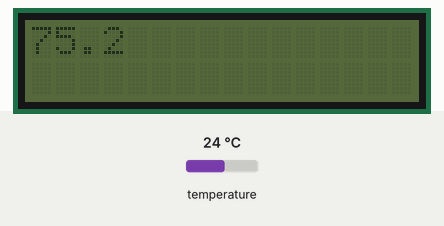
Recording of a sketch running on a simulated Arduino Uno, built with avr-gcc and run on an emulated ATmega328P. Shown: 16×2 character LCD. The inputs (shaded band) are chosen by the test bench; at power-on: temperature 24 °C.

Above: at 1.2 s.
1.3 s: temperature set to 12 °C
At 2.4 s:
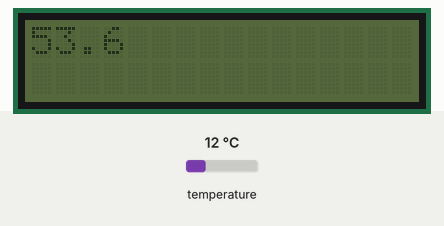
3.6 s: temperature set to 19 °C
At 5.0 s:
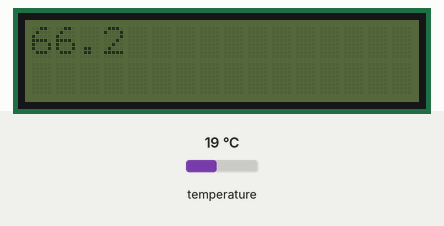
5.6 s: temperature set to 28 °C
At 6.4 s:
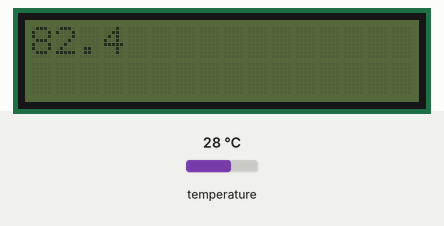
Timing chart, 0 to 8.6 s (numbered marks = the images above; inputs shaded):
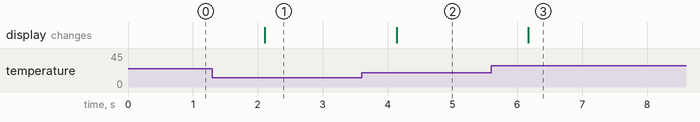

Measured:
- after the input at 1.3 s, the display: changes after 0.81 s (image 1)
- after the input at 3.6 s, the display: changes after 0.54 s (image 2)
- after the input at 5.6 s, the display: changes after 0.57 s (image 3)

The sketch:

DS18B20.ino
```cpp
#include <OneWire.h>
//temp sensor handle
OneWire thermometer(4);
//temp sensor address
byte tempExt[8] = {0x28, 0x9C, 0x59, 0x4, 0x0, 0x0, 0x80, 0x36};


// lcd screen library
#include <LiquidCrystal_I2C.h>
//library for the language the lcd screen speaks
#include <Wire.h>
//lcd screen handle
LiquidCrystal_I2C lcd(0x27,16,2);  // set the LCD address to 0x27 for a 16 chars and 2 line display


void setup(void)
{

  // start serial port
  Serial.begin(9600);

  lcd.init(); //initialize the lcd
//  lcd.backlight(); //turn on the backlight//
}


void loop(void)
{
    lcd.clear();

    byte data[12];
    thermometer.reset();
    thermometer.select(tempExt);
    thermometer.write(0x44, 1);
    thermometer.reset();
    thermometer.select(tempExt);
    thermometer.write(0xBE);
    for (int i = 0; i < 9; i++) {           // we need 9 bytes
        data[i] = thermometer.read();
    }
    int16_t raw = (data[1] << 8) | data[0];
    float tempC = (float)(raw / 16.0) * 1.8 + 32.0;


    lcd.print(tempC, 1);
    delay(1000);
}
```
